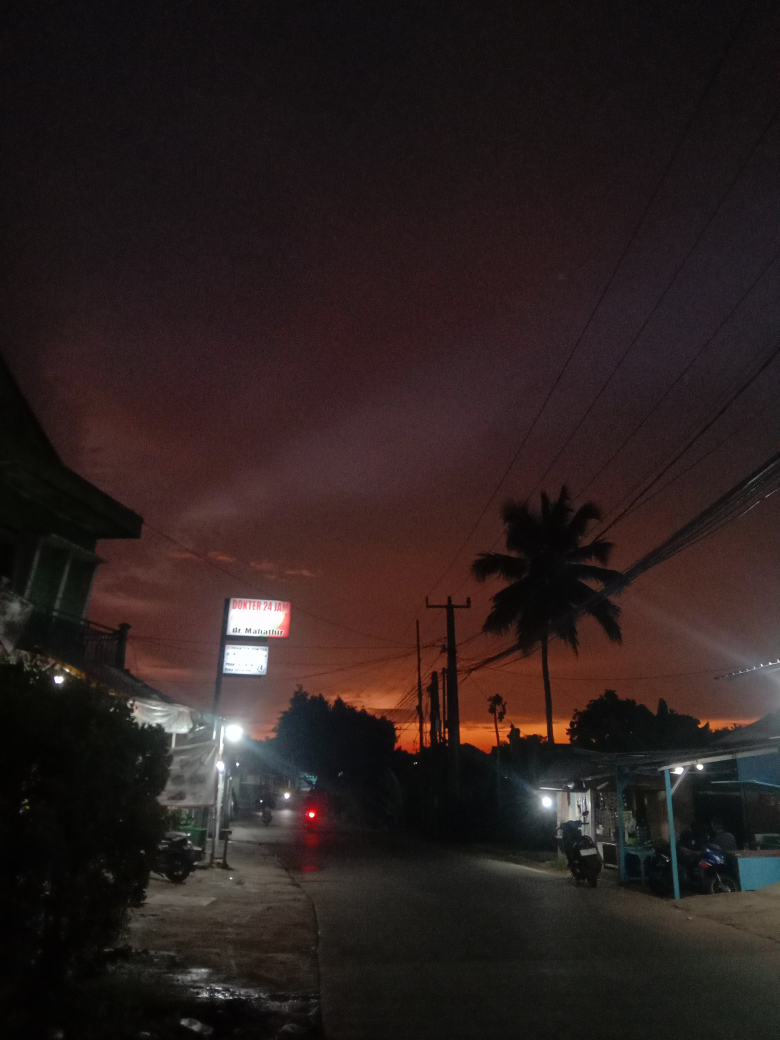
#> input picture foto3.jpg, 3120 x 4160 px (shown at 1/4 size)
$ jupyter execute analisis_foto.ipynb
#> lines starting #> are read from the running program, lines starting #| are printed output that depends on the picture
# Bongkar Isi Foto: Metadata dan Angka Representasi Gambar

0. Import library dan tentukan file

[cell 1]
import os                      # os: berinteraksi dengan sistem file (cek ukuran file)
import hashlib                 # hashlib: membuat sidik jari (hash) file
import numpy as np             # numpy: mengolah gambar sebagai array angka
import matplotlib.pyplot as plt  # matplotlib: menampilkan gambar dan grafik
from PIL import Image, ImageFilter          # PIL (Pillow): membuka dan memproses gambar
from PIL.ExifTags import TAGS, GPSTAGS      # kamus: kode angka EXIF -> nama tag yang terbaca manusia

PATH = "foto3.jpg"             # nama file foto (harus satu folder dengan notebook)

1. Tampilkan foto

[cell 2]
img = Image.open(PATH)          # buka file gambar; hasilnya objek Image (belum dibaca penuh)
#> img is the input picture: PIL image 3120x4160 RGB; mean R, G, B 43.1, 31.9, 30.9
plt.figure(figsize=(4, 7))     # buat kanvas ukuran 4x7 inci (portrait)
plt.imshow(img)                # gambar foto ke kanvas
plt.axis("off")                # sembunyikan sumbu x dan y
plt.title("foto3.jpg")         # judul gambar
plt.show()                     # tampilkan

2. Info file

File di komputer pada dasarnya hanya deretan **byte**. Dari byte-byte itu kita bisa mengambil ukuran, sidik jari (hash), dan tipe aslinya.

[cell 3]
ukuran = os.path.getsize(PATH)           # ukuran file dalam byte
print("Ukuran file :", ukuran, "byte =", round(ukuran / 1024, 1), "KB")

with open(PATH, "rb") as f:              # buka file mode 'rb' = read binary (baca byte mentah)
    data = f.read()                      # baca seluruh isi file ke variabel data

print("SHA-256     :", hashlib.sha256(data).hexdigest())
# SHA-256 = sidik jari unik file. Satu piksel berubah saja, hash-nya ikut berubah total.

print("Magic bytes :", data[:4].hex())
# 4 byte pertama file. FFD8FFE0 = tanda khas JPEG, jadi tipe file tidak bisa dipalsukan hanya dengan ganti ekstensi.

3. Metadata
Ada dua sumber utama:
- Properti dasar: format, ukuran, mode warna
- EXIF: data kamera, waktu, lokasi GPS (kalau ada)

[cell 4]
print("Format :", img.format)                  # jenis file (JPEG, PNG, dll)
#| Format : JPEG
print("Ukuran :", img.size, "(lebar x tinggi)")   # dalam piksel
#| Ukuran : (3120, 4160) (lebar x tinggi)
print("Mode   :", img.mode)                      # RGB = 3 channel warna (Red, Green, Blue)
#| Mode   : RGB

for k, v in img.info.items():                    # img.info = data tambahan bawaan file (JFIF, ICC profile, dll)
    if k == "icc_profile":
        v = f"{len(v)} byte"                     # ICC profile panjang, jadi tampilkan ukurannya saja
    print("Info   :", k, "=", v)
#> this loop made 2 passes
#> k on passes 1 to 2: 'exif', 'dpi'
#> (printed output is left out)

[cell 5]
exif = img.getexif()                              # ambil blok EXIF (kalau ada)
print("Jumlah tag EXIF:", len(exif))

for tag_id, val in exif.items():                  # tiap tag berupa pasangan (kode angka, nilai)
    print(TAGS.get(tag_id, tag_id), ":", val)     # terjemahkan kode ke nama (misal 271 -> Make)
#> this loop made 14 passes
#> (tag_id, val) on passes 1, 2, 3, 4, 5, 10, 11, 12: (256, 3120), (257, 4160), (34853, 1063), (296, 2), (34665, 346), (274, 0), (306, '2025:05:19 18:07:02'), (531, 2)
#> tag_id on passes 6, 7, 8, 9, 13, 14: 270, 271, 272, 305, 282, 283

gps = exif.get_ifd(0x8825)                        # 0x8825 = alamat blok GPS dalam standar EXIF
#> gps = 10 items
for tag_id, val in gps.items():
    print("GPS", GPSTAGS.get(tag_id, tag_id), ":", val)
#> this loop made 10 passes
#> tag_id on passes 1, 3, 5, 6, 7, 8, 9: 0, 2, 4, 5, 6, 7, 27
#> (tag_id, val) on passes 2, 4, 10: (1, 'S'), (3, 'E'), (29, '2025:05:19')

if len(exif) == 0:
    print("EXIF kosong: kemungkinan sudah dihapus WhatsApp/sosmed atau terkompresi saat upload.")

4. Gambar menjadi angka

Foto = matriks 3 dimensi: `(tinggi, lebar, channel)`. Setiap piksel punya 3 angka (R, G, B) dengan rentang 0 sampai 255.

[cell 6]
arr = np.array(img)                       # ubah gambar jadi array numpy
print("Shape        :", arr.shape)      # (tinggi, lebar, 3)
print("Tipe data    :", arr.dtype)      # uint8 = bilangan bulat 0-255 (8 bit)
print("Total piksel :", arr.shape[0] * arr.shape[1])
print("Total angka  :", arr.size)       # piksel x 3 channel
print("Piksel [0,0] (pojok kiri atas):", arr[0, 0])
tengah = arr[arr.shape[0] // 2, arr.shape[1] // 2]   # // = pembagian bulat
#> tengah = [63, 34, 30]
print("Piksel tengah:", tengah)

5. Statistik per channel

[cell 7]
for i, nama in enumerate(["R", "G", "B"]):     # i = 0,1,2 ; nama = huruf channel
    c = arr[:, :, i]                              # ambil satu channel saja (semua baris, semua kolom)
    print(f"{nama}: min={c.min()}  max={c.max()}  mean={c.mean():.2f}  "
          f"median={np.median(c):.0f}  std={c.std():.2f}")
#> this loop made 3 passes
#> pass 1, `c = arr[:, :, i]`:
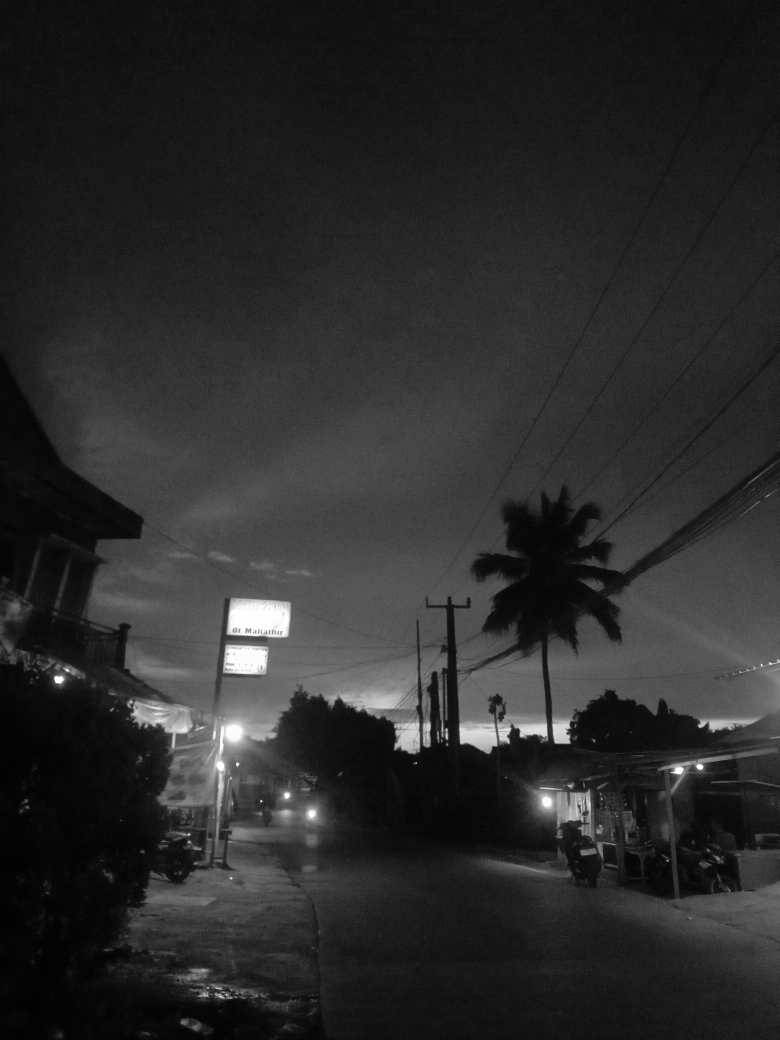
#> c: shape (4160, 3120) (shown at 1/4 size); min 0, max 255, mean 43.1
#> pass 2, `c = arr[:, :, i]`:
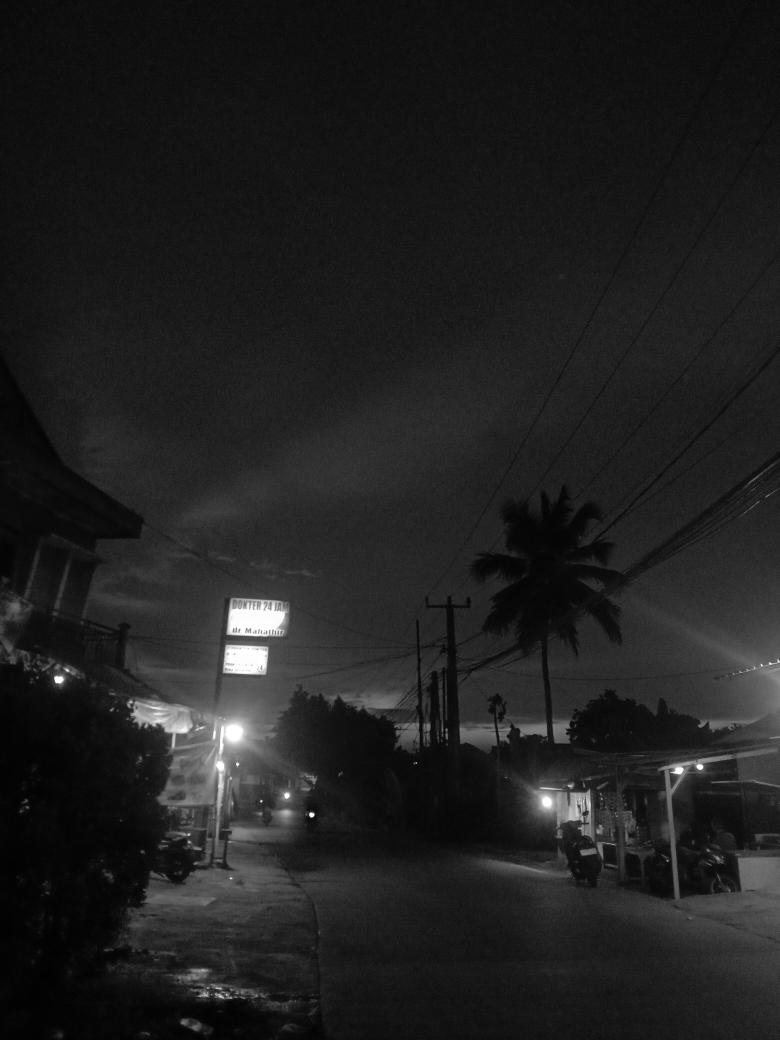
#> c: shape (4160, 3120) (shown at 1/4 size); min 0, max 255, mean 31.9
# min/max = terendah/tertinggi, mean = rata-rata, median = nilai tengah,
# std = standar deviasi (seberapa menyebar nilainya)

[cell 8]
gray = np.array(img.convert("L"))           # "L" = grayscale: 1 angka per piksel (0 hitam, 255 putih)

print(f"Kecerahan rata-rata: {gray.mean():.2f} / 255 = {gray.mean() / 255 * 100:.1f}%")
print("Piksel gelap  (<50) :", f"{(gray < 50).mean() * 100:.1f}%")
print("Piksel terang (>200):", f"{(gray > 200).mean() * 100:.1f}%")
# (gray < 50) menghasilkan array True/False; .mean() dari True/False = proporsi True

6. Histogram

[cell 9]
fig, ax = plt.subplots(1, 2, figsize=(11, 3.5))

ax[0].hist(gray.ravel(), bins=64, range=(0, 255), color="gray")   # ravel() = ratakan array 2D jadi 1D
ax[0].set_title("Histogram kecerahan (grayscale)")
ax[0].set_xlabel("Nilai piksel (0 gelap - 255 terang)")
ax[0].set_ylabel("Jumlah piksel")

for i, warna in enumerate(["red", "green", "blue"]):               # satu garis per channel
    ax[1].hist(arr[:, :, i].ravel(), bins=64, range=(0, 255), color=warna, alpha=0.5, label=warna)
ax[1].set_title("Histogram per channel RGB")
ax[1].legend()

plt.tight_layout()
plt.show()
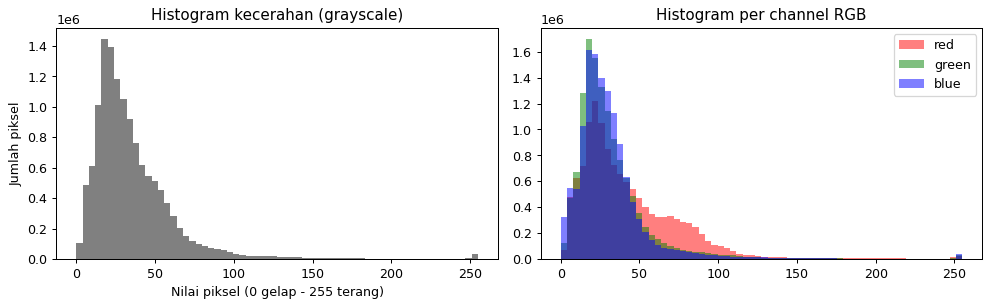
#> figure drawn by matplotlib, 2 panels; panel 1: tallest bar 1446655 high, from x = 15.94 to 19.92; panel 2: tallest bar 1217665 high, from x = 19.92 to 23.91; panel 2: tallest bar 1700223 high, from x = 15.94 to 19.92; panel 2: tallest bar 1616377 high, from x = 15.94 to 19.92
# Grafik menumpuk di kiri = foto gelap (malam). Bukit kecil di kanan = area terang (baju putih, lampu).

[cell 10]
hist, _ = np.histogram(gray, bins=8, range=(0, 256))   # bagi 0-255 jadi 8 kelompok
#> hist = [7279615, 4461069, 855342, 204720, 79772, 34975, 17460, 46247]
for i, h in enumerate(hist):
    persen = h / gray.size * 100
    print(f"{i*32:3d}-{i*32+31:3d} | {persen:5.1f}% {'#' * int(persen / 2)}")
#> this loop made 8 passes
#> (h, persen) on passes 1 to 8: (7279615, 56.09), (4461069, 34.37), (855342, 6.59), (204720, 1.58), (79772, 0.615), (34975, 0.269), (17460, 0.135), (46247, 0.356)

7. Warna dominan

[cell 11]
kecil = img.resize((100, 100)).quantize(colors=5).convert("RGB")
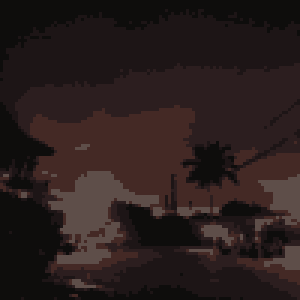
#> kecil: PIL image 100x100 RGB (shown 3 times larger); mean R, G, B 41.7, 29.7, 28.8
# resize: perkecil supaya cepat | quantize(5): sederhanakan semua warna menjadi 5 warna

warna, jumlah = np.unique(np.array(kecil).reshape(-1, 3), axis=0, return_counts=True)
#> warna = [[14, 13, 12], [29, 21, 22], [44, 30, 31], [68, 41, 37], [94, 78, 73]]; jumlah = [2258, 2780, 2266, 1878, 818]
# reshape(-1,3): jadikan daftar piksel | unique: cari warna berbeda + hitung kemunculannya

urut = np.argsort(-jumlah)                 # urutan indeks dari yang paling banyak muncul
#> urut = [1, 2, 0, 3, 4]
fig, ax = plt.subplots(figsize=(6, 1))
for i, idx in enumerate(urut):
    rgb = tuple(int(x) for x in warna[idx])
    persen = jumlah[idx] / jumlah.sum() * 100
    print(rgb, f"{persen:.1f}%")
    ax.barh(0, persen, left=sum(jumlah[urut[:i]]) / jumlah.sum() * 100, color=np.array(rgb) / 255)
#> this loop made 5 passes
#> (idx, rgb, persen) on passes 1 to 5: (1, (29, 21, 22), 27.8), (2, (44, 30, 31), 22.66), (0, (14, 13, 12), 22.58), (3, (68, 41, 37), 18.78), (4, (94, 78, 73), 8.18)
ax.axis("off")
plt.show()
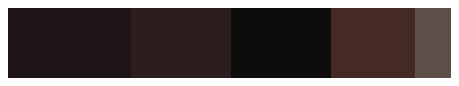
#> figure drawn by matplotlib, 1 panel

8. Kecerahan per zona dan estimasi noise

[cell 12]
h = arr.shape[0]                                  # tinggi gambar
#> h = 4160
zona = [("Atas (0-50%)", 0, h // 2),
        ("Tengah (50-75%)", h // 2, h * 3 // 4),
        ("Bawah (75-100%)", h * 3 // 4, h)]
for nama, a, b in zona:
    print(f"{nama:18s}: {gray[a:b].mean():.2f}")   # rata-rata kecerahan tiap potongan horizontal

[cell 13]
blur = np.array(img.convert("L").filter(ImageFilter.GaussianBlur(2)))   # versi buram
noise = np.abs(gray.astype(int) - blur).std()
#> noise = 2.76
# astype(int) penting: uint8 tidak bisa negatif, jadi hasil pengurangan bisa 'melompat' (overflow)
print("Estimasi noise:", round(float(noise), 2))
# Semakin besar selisih asli vs buram, semakin banyak butiran/noise (ciri foto malam ISO tinggi).

$ run again, with foto2.jpg copied over foto3.jpg
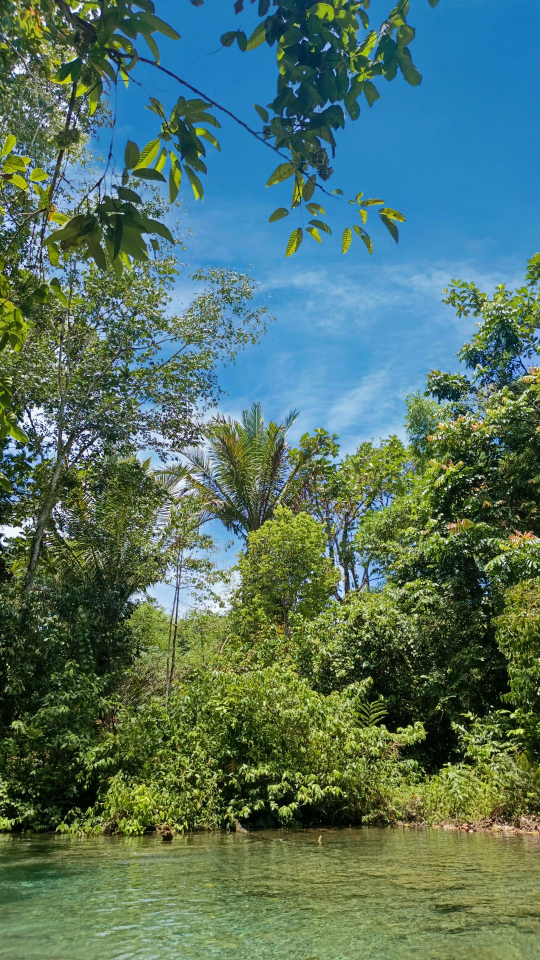
#> input picture foto2.jpg, 1080 x 1920 px (shown at 1/2 size)
#> img is the input picture: PIL image 1080x1920 RGB; mean R, G, B 83.2, 115.1, 100.2
#| Format : JPEG
#| Ukuran : (1080, 1920) (lebar x tinggi)
#| Mode   : RGB
#> the loop `for k, v in img.info.items():` made 5 passes
#> k on passes 1 to 5: 'jfif', 'jfif_version', 'jfif_unit', 'jfif_density', 'icc_profile'
#> (printed output is left out)
#| Jumlah tag EXIF: 0
#> gps = 0 items
#| Shape        : (1920, 1080, 3)
#| Tipe data    : uint8
#| Total piksel : 2073600
#| Total angka  : 6220800
#| Piksel [0,0] (pojok kiri atas): [12 33 18]
#> tengah = [149, 159, 135]
#| Piksel tengah: [149 159 135]
#> the loop `for i, nama in enumerate(["R", "G", "B"]):` made 3 passes
#| R: min=0  max=255  mean=83.20  median=77  std=51.82
#| G: min=0  max=255  mean=115.12  median=125  std=51.77
#| B: min=0  max=255  mean=100.18  median=82  std=75.15
#| Kecerahan rata-rata: 103.87 / 255 = 40.7%
#| Piksel gelap  (<50) : 17.3%
#| Piksel terang (>200): 2.5%
#> hist = [188109, 329336, 302974, 555270, 437530, 184184, 59513, 16684]
#> the loop `for i, h in enumerate(hist):` made 8 passes
#> (h, persen) on passes 1 to 8: (188109, 9.07), (329336, 15.88), (302974, 14.61), (555270, 26.78), (437530, 21.1), (184184, 8.88), (59513, 2.87), (16684, 0.805)
#> (printed output is left out)
#> `kecil = img.resize((100, 100)).quantize(colors=5).convert("RGB")`:
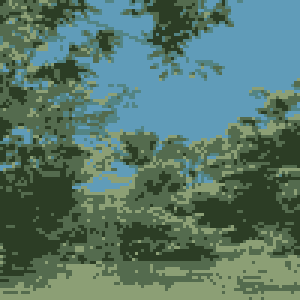
#> kecil: PIL image 100x100 RGB (shown 3 times larger); mean R, G, B 86.8, 118.7, 105.1
#> warna = [[44, 61, 37], [83, 132, 132], [84, 107, 78], [96, 156, 185], [140, 159, 117]]; jumlah = [2278, 670, 2957, 2485, 1610]
#> urut = [2, 3, 0, 4, 1]
#> the loop `for i, idx in enumerate(urut):` made 5 passes
#> (idx, rgb, persen) on passes 1 to 5: (2, (84, 107, 78), 29.57), (3, (96, 156, 185), 24.85), (0, (44, 61, 37), 22.78), (4, (140, 159, 117), 16.1), (1, (83, 132, 132), 6.7)
#> (printed output is left out)
#> `plt.show()`:
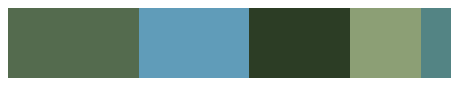
#> figure drawn by matplotlib, 1 panel
#> the loop `for nama, a, b in zona:` made 3 passes
#| Atas (0-50%)      : 111.93
#| Tengah (50-75%)   : 88.30
#| Bawah (75-100%)   : 103.32
#> noise = 19.32
#| Estimasi noise: 19.32
